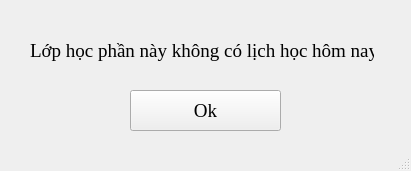
<?xml version="1.0" encoding="UTF-8"?>
<ui version="4.0">
 <class>MainWindow</class>
 <widget class="QMainWindow" name="MainWindow">
  <property name="geometry">
   <rect>
    <x>0</x>
    <y>0</y>
    <width>411</width>
    <height>171</height>
   </rect>
  </property>
  <property name="font">
   <font>
    <family>Times New Roman</family>
    <pointsize>14</pointsize>
   </font>
  </property>
  <property name="windowTitle">
   <string>Thông báo</string>
  </property>
  <property name="locale">
   <locale language="Vietnamese" country="Vietnam"/>
  </property>
  <widget class="QWidget" name="centralwidget">
   <widget class="QPushButton" name="btn_ok">
    <property name="geometry">
     <rect>
      <x>130</x>
      <y>90</y>
      <width>151</width>
      <height>41</height>
     </rect>
    </property>
    <property name="text">
     <string>Ok</string>
    </property>
   </widget>
   <widget class="QLabel" name="label">
    <property name="geometry">
     <rect>
      <x>30</x>
      <y>40</y>
      <width>344</width>
      <height>21</height>
     </rect>
    </property>
    <property name="text">
     <string>Lớp học phần này không có lịch học hôm nay</string>
    </property>
   </widget>
  </widget>
  <widget class="QMenuBar" name="menubar">
   <property name="geometry">
    <rect>
     <x>0</x>
     <y>0</y>
     <width>411</width>
     <height>27</height>
    </rect>
   </property>
  </widget>
  <widget class="QStatusBar" name="statusbar"/>
 </widget>
 <resources/>
 <connections/>
</ui>
